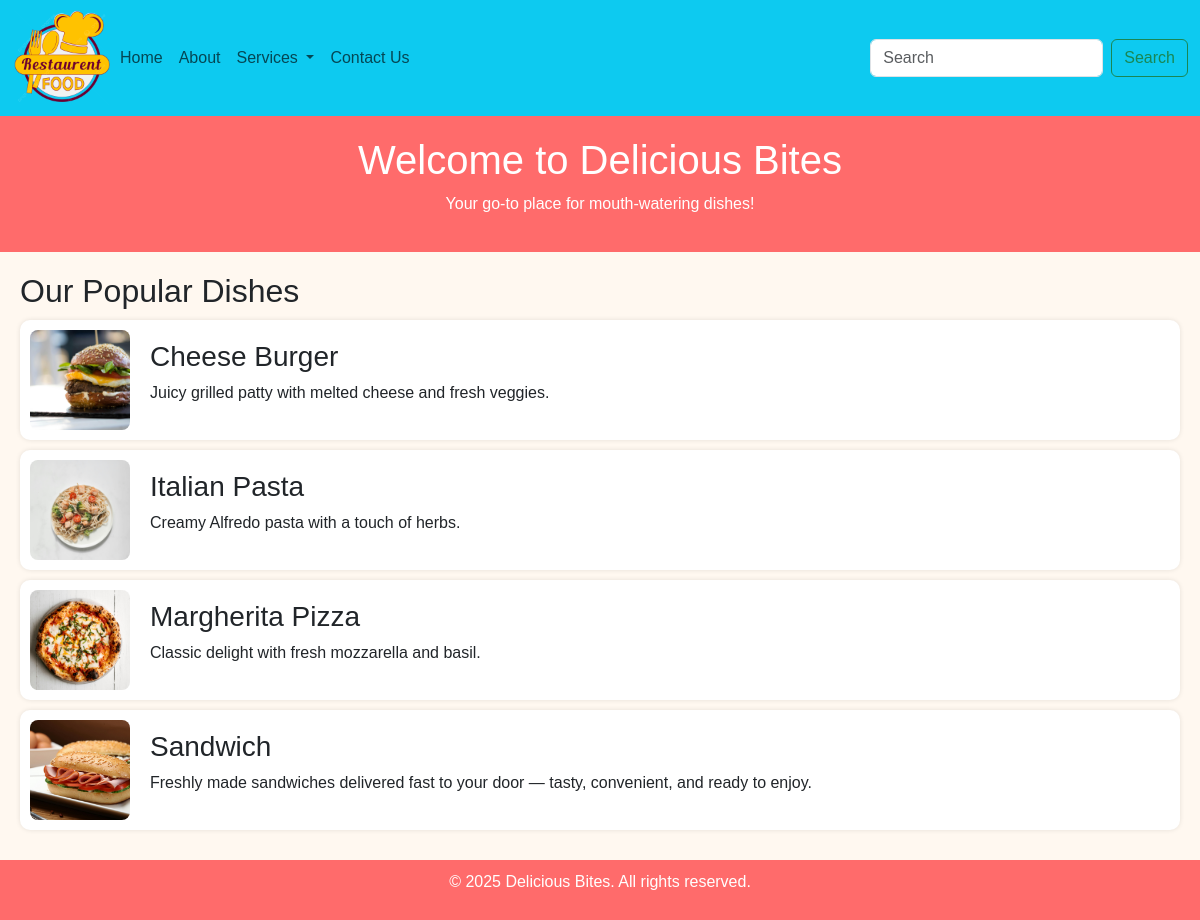
Screenshot of /food/ with the database file from the repository.
### api/models.py (models this page shows)
class FoodItem(models.Model):
    food_image = models.ImageField(upload_to='foods/')
    food_name=models.CharField(max_length=50)
    food_des=models.CharField(max_length=100)

### Home/views.py (the view)
# urls.py: path('food/',views.food,name="food"),
def food(request):
     foodData=FoodItem.objects.all().order_by('food_name')                  #[:3] this is limiting concept for showing number of content is 3.
     data={
          'foodData':foodData
     }
     return render(request,'food.html',data)

### template/food.html (shortened to what this page needs)
{% extends 'base.html' %}
{% load static %}
{% block css %}
<link rel="stylesheet" href="{% static 'css/food.css' %}">
{% endblock css %}
{% block body %}
<header>
    <h1>Welcome to Delicious Bites</h1>
    <p>Your go-to place for mouth-watering dishes!</p>
</header>
<div class="food-section">
    <h2>Our Popular Dishes</h2>
    {% for n in foodData %}
    <div class="food-item">
        <img src="{{n.food_image.url}}" alt="Pizza" width="250" height="250">
        <div>
            <h3>{{n.food_name}}</h3>
            <p>{{n.food_des}}</p>
        </div>
    </div>
    {% endfor %}
</div>
{% endblock body %}

### static/css/food.css (style rules this page uses)
body { font-family: Arial, sans-serif; margin: 0; background-color: #fff8f0; }
header { background-color: #ff6b6b; color: white; padding: 20px; text-align: center; }
.food-section { padding: 20px; }
.food-item { display: flex; align-items: center; background-color: #fff; margin: 10px 0; padding: 10px; border-radius: 10px; box-shadow: 0 0 5px rgba(0, 0, 0, 0.1); }
.food-item img { width: 100px; height: 100px; object-fit: cover; border-radius: 8px; margin-right: 20px; }

### rows the page displays
FoodItem: food_image (picture), food_name "Cheese Burger", food_des "Juicy grilled patty with melted cheese and fresh veggies."
FoodItem: food_image (picture), food_name "Italian Pasta", food_des "Creamy Alfredo pasta with a touch of herbs."
FoodItem: food_image (picture), food_name "Margherita Pizza", food_des "Classic delight with fresh mozzarella and basil."
FoodItem: food_image (picture), food_name "Sandwich", food_des "Freshly made sandwiches delivered fast to your door — tasty, convenient, and ready to enjoy."
